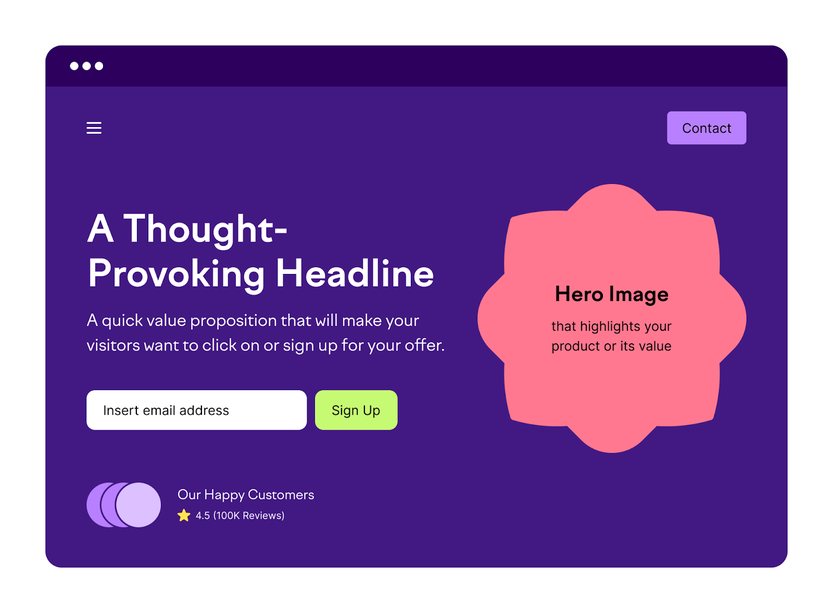
#> input picture image_feedback/input_mock_website.png, 833 x 613 px, shrunk from 1600 x 1177 before the run
$ python test.py
#> lines starting #> are read from the running program, lines starting #| are printed output that depends on the picture
from html2image import Html2Image
import cv2
import numpy as np


def htmlToPNG():
    hti = Html2Image(output_path="./image_feedback")
    file_path_html = "./my_website/index.html"
    hti.screenshot(html_file=file_path_html, save_as="output.png")


image_names = ['./image_feedback/input_mock_website.png', './image_feedback/output.png',]
images = []
max_width = 0 # find the max width of all the images
total_height = 0 # the total height of the images (vertical stacking)

for name in image_names:
    # open all images and find their sizes
    images.append(cv2.imread(name))
    if images[-1].shape[1] > max_width:
        max_width = images[-1].shape[1]
#> max_width = 833
    total_height += images[-1].shape[0]
#> total_height = 613

# create a new array with a size large enough to contain all the images
final_image = np.zeros((total_height,max_width,3),dtype=np.uint8)

current_y = 0 # keep track of where your current image was last placed in the y coordinate
for image in images:
    # add an image to the final array and increment the y coordinate
    final_image[current_y:image.shape[0]+current_y,:image.shape[1],:] = image
    current_y += image.shape[0]
#> this loop made 2 passes
#> current_y on passes 1 to 2: 613, 1175
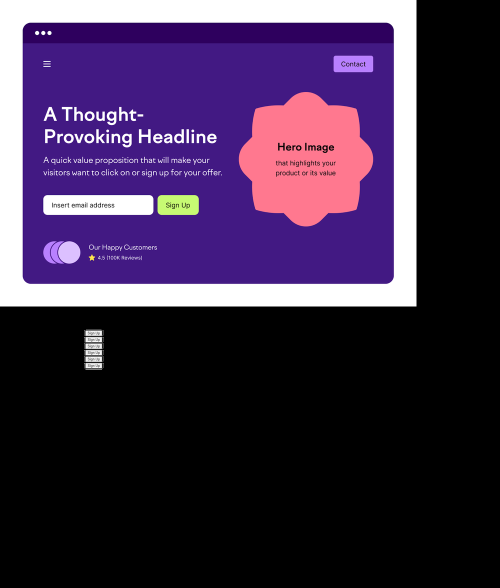
#> final_image: shape (1175, 1000, 3) (shown at 1/2 size); mean B, G, R 71.9, 43.2, 60
#> after the loop, current_y = 1175

cv2.imwrite('fin.PNG',final_image)
